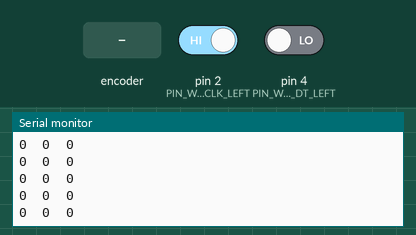
Recording of a sketch running on a simulated Arduino Uno, built with avr-gcc and run on an emulated ATmega328P. Shown: the last lines printed to the serial monitor. The inputs (shaded band) are chosen by the test bench; at power-on: pin 2 (PIN_WHEEL_ENCODER_CLK_LEFT) HIGH, pin 4 (PIN_WHEEL_ENCODER_DT_LEFT) LOW.

Above: at 1.2 s.
1.3 s: rotary encoder on pin 2 (PIN_WHEEL_ENCODER_CLK_LEFT) / pin 4 (PIN_WHEEL_ENCODER_DT_LEFT) turned 3 steps (first pin leading)
At 2.1 s:
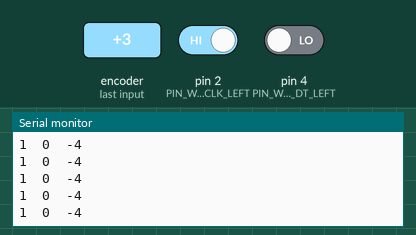
4.9 s: rotary encoder on pin 2 (PIN_WHEEL_ENCODER_CLK_LEFT) / pin 4 (PIN_WHEEL_ENCODER_DT_LEFT) turned 3 steps (first pin leading)
At 5.8 s:
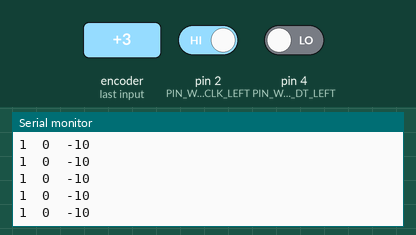
11.5 s: rotary encoder on pin 2 (PIN_WHEEL_ENCODER_CLK_LEFT) / pin 4 (PIN_WHEEL_ENCODER_DT_LEFT) turned 2 steps (second pin leading)
At 12.4 s:
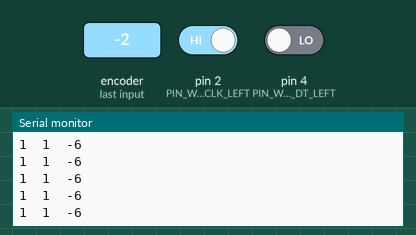
Timing chart, 0 to 14.5 s (numbered marks = the images above; inputs shaded):
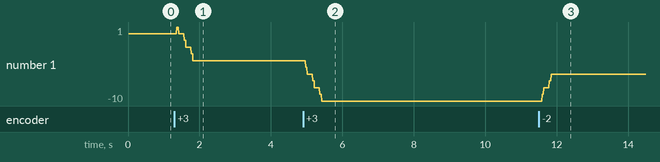

The sketch:

RES_Rotary_Encoder_Basic.ino
```cpp
/**********************************************************************;
* Project           : RES_Class, Position Control, Two bits Rotary Encoder
*
* Program name      : RES_Rotary_Encoder_Basic.ino
*
* Author            : Jong-Hoon Kim
*
* Date created      : 03/10/2020
*
* Purpose           : How to make a rotray encoder.
*
* Revision History  :
*
* Date        Author      Ref    Revision (Date in MMDDYYYY format)
* MMDDYYYY    name      1  v-xx   revision note.
*
*********************************************************************/
/*********************************************************************
*   Instructional Note:
*           Arduino Leonardo has 4 interrupt pins ( 0, 1, 2, 3  13 )
*           Arduino Mega has 6 interrupt pins ( 2, 3, 18, 19, 20, 21)
*   reference website ( https://www.pjrc.com/teensy/td_libs_Encoder.html )
***********************************************************************/

//#include <Encoder.h>
// Change these pin numbers to the pins connected to your encoder.
//   Best Performance: both pins have interrupt capability
//   Good Performance: only the first pin has interrupt capability
//   Low Performance:  neither pin has interrupt capability
//Encoder knobLeft(18,19);
//Encoder knobRight(20, 21);
//   avoid using pins with LEDs attached
//

#define PIN_WHEEL_ENCODER_CLK_LEFT    2
#define PIN_WHEEL_ENCODER_DT_LEFT    4
#define PIN_WHEEL_ENCODER_SW_LEFT    6
#define PIN_MOTOR_PWM_LEFT    8
#define PIN_MOTOR_IN0_LEFT    9
#define PIN_MOTOR_IN1_LEFT    10

void setup() {
  Serial.begin(9600);
  Serial.println("TwoKnobs Encoder Test:");
  pinMode(PIN_WHEEL_ENCODER_CLK_LEFT, INPUT_PULLUP);
  attachInterrupt(digitalPinToInterrupt(PIN_WHEEL_ENCODER_CLK_LEFT), updateEncoder, CHANGE);
}


int encoderPin_X  = 0;
int encoderPin_Y  = 0;
long counter  =0;

void loop() {
  long newLeft, newRight;

    Serial.print(encoderPin_X);
    Serial.print("  ");
    Serial.print(encoderPin_Y);
    Serial.print("  ");
    Serial.println(counter);
}


void updateEncoder(){
  encoderPin_X = digitalRead(PIN_WHEEL_ENCODER_CLK_LEFT);
  encoderPin_Y = digitalRead(PIN_WHEEL_ENCODER_DT_LEFT);

  if (encoderPin_X == 0){
    if (encoderPin_Y == 0){
      counter++;
    }else{
      counter--;
    }
  }else{
    if (encoderPin_Y == 0){
      counter--;
    }else{
      counter++;
    }
  }
}
```

Measured:
- after the input at 1.3 s, the serial monitor: prints a new line after 0.06 s (image 1)
- after the input at 4.9 s, the serial monitor: prints a new line after 0.07 s (image 2)
- after the input at 11.5 s, the serial monitor: prints a new line after 0.10 s (image 3)
- plotted number 1: 0 → -4 after the input at 1.3 s, -4 → -10 after the input at 4.9 s, -10 → -6 after the input at 11.5 s
